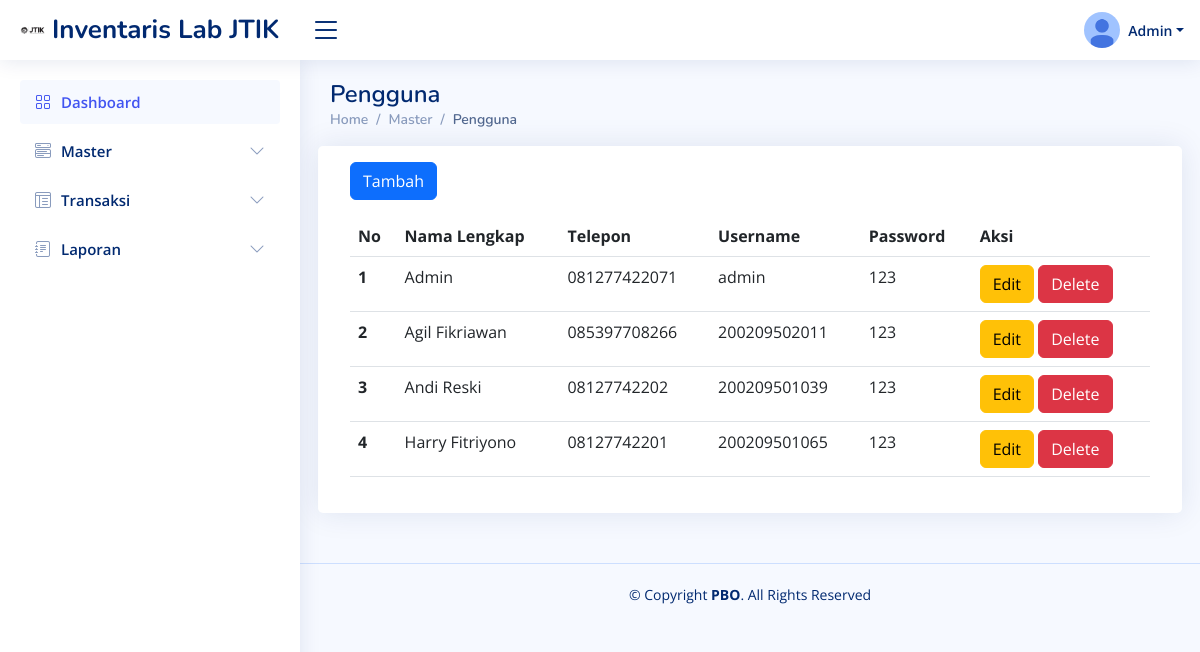
Screenshot of /pengguna.php (signed in) with the database file from the repository.
### tables this page shows
CREATE TABLE `users` (
  `id_user` int(11) NOT NULL,
  `nama` varchar(128) NOT NULL,
  `hp` varchar(15) NOT NULL,
  `username` varchar(100) NOT NULL,
  `password` varchar(100) NOT NULL,
  `role` enum('admin','user') NOT NULL
);

### function.php (called while the page is built, shortened)
<?php
$conn = mysqli_connect('localhost', 'root', '', 'inventarislab');
function select($query) {
    global $conn;
    $result = mysqli_query($conn, $query);
    $rows = [];
    while($row = mysqli_fetch_assoc($result)) {
        $rows[] = $row;
    }
    return $rows;
}
?>

### pengguna.php (the view, shortened to what this page needs)
<?php
  require 'function.php';
  $pengguna = select("SELECT * FROM users");
?>
<!DOCTYPE html>
<html lang="en">
<head>
  <link href="assets/vendor/bootstrap/css/bootstrap.min.css" rel="stylesheet">
  <link href="assets/vendor/bootstrap-icons/bootstrap-icons.css" rel="stylesheet">
  <link href="assets/vendor/boxicons/css/boxicons.min.css" rel="stylesheet">
  <link href="assets/vendor/quill/quill.snow.css" rel="stylesheet">
  <link href="assets/vendor/quill/quill.bubble.css" rel="stylesheet">
  <link href="assets/vendor/remixicon/remixicon.css" rel="stylesheet">
  <link href="assets/vendor/simple-datatables/style.css" rel="stylesheet">
  <link href="assets/css/style.css" rel="stylesheet">
</head>
<body>
<header id="header" class="header fixed-top d-flex align-items-center">
<div class="d-flex align-items-center justify-content-between">
  <a href="index.php" class="logo d-flex align-items-center">
    <img src="assets/img/logoJTIK.png" alt="">
    <span class="d-none d-lg-block">Inventaris Lab JTIK</span>
  </a>
  <i class="bi bi-list toggle-sidebar-btn"></i>
</div>
<nav class="header-nav ms-auto">
  <ul class="d-flex align-items-center">
    <li class="nav-item dropdown pe-3">
      <a class="nav-link nav-profile d-flex align-items-center pe-0" href="#" data-bs-toggle="dropdown">
        <img src="assets/img/photo.png" alt="Profile" class="rounded-circle">
        <span class="d-none d-md-block dropdown-toggle ps-2"><?= $_SESSION['nama'];?></span>
      </a>
    </li>
  </ul>
</nav>
</header>
<aside id="sidebar" class="sidebar">
<ul class="sidebar-nav" id="sidebar-nav">
  <li class="nav-item">
    <a class="nav-link " href="index.php">
      <i class="bi bi-grid"></i>
      <span>Dashboard</span>
    </a>
  </li>
  <?php
    if($_SESSION['role'] == 'admin'){
  ?>
  <li class="nav-item">
    <a class="nav-link collapsed" data-bs-target="#tables-nav" data-bs-toggle="collapse" href="#">
      <i class="bi bi-menu-button-wide"></i><span>Master</span><i class="bi bi-chevron-down ms-auto"></i>
    </a>
  </li>
  <li class="nav-item">
    <a class="nav-link collapsed" data-bs-target="#tabless-nav" data-bs-toggle="collapse" href="#">
      <i class="bi bi-layout-text-window-reverse"></i><span>Transaksi</span><i class="bi bi-chevron-down ms-auto"></i>
    </a>
  </li>
  <li class="nav-item">
    <a class="nav-link collapsed" data-bs-target="#forms-nav" data-bs-toggle="collapse" href="#">
      <i class="bi bi-journal-text"></i><span>Laporan</span><i class="bi bi-chevron-down ms-auto"></i>
    </a>
  </li>
  <?php } ?>
</ul>
</aside>
<main id="main" class="main">
<div class="pagetitle">
  <h1>Pengguna</h1>
  <nav>
    <ol class="breadcrumb">
      <li class="breadcrumb-item"><a href="index.php">Home</a></li>
          <li class="breadcrumb-item">Master</li>
          <li class="breadcrumb-item active">Pengguna</li>
        </ol>
      </nav>
    </div>
    <section class="section">
      <div class="row">
        <div class="card">
          <div class="card-body">
            <button type="button" class="btn btn-primary mt-3 mb-3" data-bs-toggle="modal" data-bs-target="#tambah">Tambah</button>
            <table class="table">
              <thead>
                <tr>
                  <th scope="col">No</th>
                  <th scope="col">Nama Lengkap</th>
                  <th scope="col">Telepon</th>
                  <th scope="col">Username</th>
                  <th scope="col">Password</th>
                  <th scope="col">Aksi</th>
                </tr>
              </thead>
              <?php
                $i = 1;
                foreach($pengguna as $row){
              ?>
              <tbody>
                <tr>
                  <th scope="row"><?= $i; ?></th>
                  <td><?= $row['nama'];?></td>
                  <td><?= $row['hp'];?></td>
                  <td><?= $row['username'];?></td>
                  <td><?= $row['password'];?></td>
                  <td>
                    <button type="button" class="btn btn-warning" data-bs-toggle="modal" data-bs-target="#edit<?= $i; ?>">Edit</button>
                    <button type="button" class="btn btn-danger" data-bs-toggle="modal" data-bs-target="#delete<?= $i; ?>">Delete</button>
                  </td>
                </tr>
              </tbody>
              <?php
                  $i++;
                }
              ?>
            </table>
          </div>
        </div>
      </div>
    </section>
  </main>
  <footer id="footer" class="footer">
    <div class="copyright">
      &copy; Copyright <strong><span>PBO</span></strong>. All Rights Reserved
    </div>
  </footer>
</body>
</html>

### assets/css/style.css (style rules this page uses)
:root { scroll-behavior: smooth; }
body { font-family: "Open Sans", sans-serif; background: #f6f9ff; color: #444444; }
a { color: #4154f1; text-decoration: none; }
h1, h2, h3, h4, h5, h6 { font-family: "Nunito", sans-serif; }
#main { margin-top: 60px; padding: 20px 30px; transition: all 0.3s; }
.pagetitle { margin-bottom: 10px; }
.pagetitle h1 { font-size: 24px; margin-bottom: 0; font-weight: 600; color: #012970; }
.card { margin-bottom: 30px; border: none; border-radius: 5px; box-shadow: 0px 0 30px rgba(1, 41, 112, 0.1); }
.card-body { padding: 0 20px 20px 20px; }
.breadcrumb { font-size: 14px; font-family: "Nunito", sans-serif; color: #899bbd; font-weight: 600; }
.breadcrumb a { color: #899bbd; transition: 0.3s; }
.breadcrumb .breadcrumb-item::before { color: #899bbd; }
.breadcrumb .active { color: #51678f; font-weight: 600; }
.logo { line-height: 1; }
@media (min-width: 1200px) { .logo { width: 280px; } }
.logo img { max-height: 26px; margin-right: 6px; }
.logo span { font-size: 26px; font-weight: 700; color: #012970; font-family: "Nunito", sans-serif; }
.header { transition: all 0.5s; z-index: 997; height: 60px; box-shadow: 0px 2px 20px rgba(1, 41, 112, 0.1); background-color: #fff; padding-left: 20px; }
.header .toggle-sidebar-btn { font-size: 32px; padding-left: 10px; cursor: pointer; color: #012970; }
.header-nav ul { list-style: none; }
.header-nav>ul { margin: 0; padding: 0; }
.header-nav .nav-profile { color: #012970; }
.header-nav .nav-profile img { max-height: 36px; }
.header-nav .nav-profile span { font-size: 14px; font-weight: 600; }
.sidebar { position: fixed; top: 60px; left: 0; bottom: 0; width: 300px; z-index: 996; transition: all 0.3s; padding: 20px; overflow-y: auto; scrollbar-width: thin; scrollbar-color: #aab7cf transparent; box-shadow: 0px 0px 20px rgba(1, 41, 112, 0.1); background-color: #fff; }
@media (min-width: 1200px) { #main, #footer { margin-left: 300px; } }
.sidebar-nav { padding: 0; margin: 0; list-style: none; }
.sidebar-nav li { padding: 0; margin: 0; list-style: none; }
.sidebar-nav .nav-item { margin-bottom: 5px; }
.sidebar-nav .nav-link { display: flex; align-items: center; font-size: 15px; font-weight: 600; color: #4154f1; transition: 0.3; background: #f6f9ff; padding: 10px 15px; border-radius: 4px; }
.sidebar-nav .nav-link i { font-size: 16px; margin-right: 10px; color: #4154f1; }
.sidebar-nav .nav-link.collapsed { color: #012970; background: #fff; }
.sidebar-nav .nav-link.collapsed i { color: #899bbd; }
.sidebar-nav .nav-link .bi-chevron-down { margin-right: 0; transition: transform 0.2s ease-in-out; }
.footer { padding: 20px 0; font-size: 14px; transition: all 0.3s; border-top: 1px solid #cddfff; }
.footer .copyright { text-align: center; color: #012970; }

### rows the page displays
users: nama "Admin", hp "081277422071", username "admin", password "123"
users: nama "Agil Fikriawan", hp "085397708266", username "200209502011", password "123"
users: nama "Andi Reski", hp "08127742202", username "200209501039", password "123"
users: nama "Harry Fitriyono", hp "08127742201", username "200209501065", password "123"

### other values shown
$_SESSION['nama'] "Admin"
